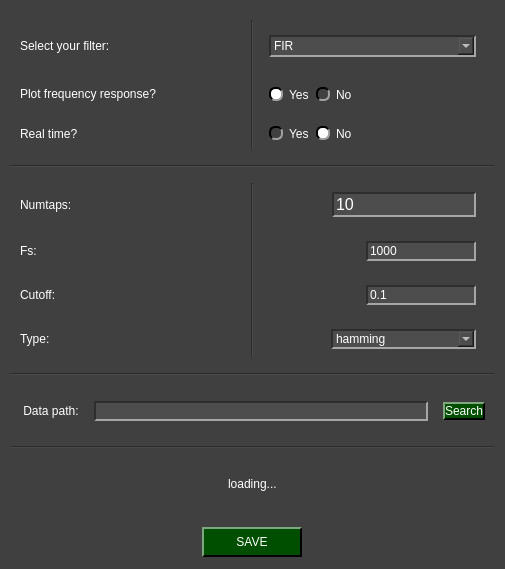
<?xml version="1.0" encoding="UTF-8"?>
<ui version="4.0">
 <class>Digitalfilters_NIDAQ_widget</class>
 <widget class="QWidget" name="Digitalfilters_NIDAQ_widget">
  <property name="geometry">
   <rect>
    <x>0</x>
    <y>0</y>
    <width>501</width>
    <height>569</height>
   </rect>
  </property>
  <property name="windowTitle">
   <string>Digital Filters</string>
  </property>
  <property name="styleSheet">
   <string notr="true">QWidget{
	background-color: rgb(64, 64, 64);
}

QTabWidget::pane { 
   border: 1px solid rgb(166, 166, 166);
}

QTabBar::tab {
  	background-color: rgb(77, 77, 77);
 }

 QTabBar::tab:selected {
  	background-color: rgb(140, 140, 140);
	padding-top: 2px;
	padding-bottom: 2px;
	padding-left: 12px;
	padding-right: 12px;
 }

 QTabBar::tab:selected:hover {
  	background-color: rgb(140, 140, 140);
	padding-top: 2px;
	padding-bottom: 2px;
	padding-left: 12px;
	padding-right: 12px;
 }

 QTabBar::tab:hover {
  	background-color: rgb(109, 109, 109);
	padding-top: 2px;
	padding-bottom: 2px;
	padding-left: 12px;
	padding-right: 12px;
 }

 QTabBar::tab:middle {
	border-right: 1px dashed rgb(166, 166, 166);
	border-left: 1px dashed rgb(166, 166, 166);
	padding-top: 2px;
	padding-bottom: 2px;
	padding-left: 12px;
	padding-right: 12px;
 }

 QTabBar::tab:last {
	border-top-right-radius: 10px;
	padding-top: 2px;
	padding-bottom: 2px;
	padding-left: 12px;
	padding-right: 12px;
 }

 QTabBar::tab:first {
	border-top-left-radius: 10px;
	padding-top: 2px;
	padding-bottom: 2px;
	padding-left: 12px;
	padding-right: 12px;
 }


QComboBox QAbstractItemView {
    background-color: rgb(77, 77, 77);
}

QComboBox QAbstractItemView::item:focus{
    background-color: rgb(140, 140, 140);
}

QDoubleSpinBox{
	background-color: rgb(77, 77, 77);
	
	border-top: 1.5px solid rgb(46, 46, 46);
	border-left: 1.5px solid rgb(46, 46, 46);

	border-bottom: 1.5px solid rgb(166, 166, 166);
	border-right: 1.5px solid rgb(166, 166, 166);
}

QDoubleSpinBox::up-button{
    image: url(:/imgs/drop_up_arrow.png);
	width: 11px;

	background-color: rgb(0, 79, 0);
	border-top: 1.5px solid rgb(127, 167, 127);
	border-left: 1.5px solid rgb(127, 167, 127);

	border-bottom: 1.5px solid rgb(0, 0, 0);
	border-right: 1.5px solid rgb(0, 0, 0);
}

QDoubleSpinBox::up-button:pressed{
	border: 2px solid rgb(255, 255, 255);
}

QDoubleSpinBox::up-button:hover{
	background-color: rgb(0, 50, 0);
}

QDoubleSpinBox::down-button{
    image: url(:/imgs/drop_down_arrow.png);
	width: 11px;

	background-color: rgb(0, 79, 0);
	border-top: 1.5px solid rgb(127, 167, 127);
	border-left: 1.5px solid rgb(127, 167, 127);

	border-bottom: 1.5px solid rgb(0, 0, 0);
	border-right: 1.5px solid rgb(0, 0, 0);
}

QDoubleSpinBox::down-button:pressed{
	border: 2px solid rgb(255, 255, 255);
}

QDoubleSpinBox::down-button:hover{
	background-color: rgb(0, 50, 0);
}

QWidget#centralwidget{
	background-color: rgb(64, 64, 64);
}

QWidget{
	color: rgb(255, 255, 255);
}

QComboBox{
	background-color: rgb(77, 77, 77);
	
	border-top: 1.5px solid rgb(46, 46, 46);
	border-left: 1.5px solid rgb(46, 46, 46);

	border-bottom: 1.5px solid rgb(166, 166, 166);
	border-right: 1.5px solid rgb(166, 166, 166);
}


QComboBox::drop-down{
	image: url(:/imgs/imgs/drop_down_arrow.png);
	width: 11px;

	background-color: rgb(0, 79, 0);
	border-top: 2px solid rgb(127, 167, 127);
	border-left: 2px solid rgb(127, 167, 127);

	border-bottom: 2px solid rgb(0, 0, 0);
	border-right: 2px solid rgb(0, 0, 0);
}

QComboBox::drop-down:hover{
	background-color: rgb(0, 50, 0);
}

QComboBox::drop-down:pressed{
	border: 2px solid rgb(255, 255, 255);
}

QPushButton{
	background-color: rgb(0, 79, 0);

	border-top: 1.5px solid rgb(127, 167, 127);
	border-left: 1.5px solid rgb(127, 167, 127);

	border-bottom: 1.5px solid rgb(0, 0, 0);
	border-right: 1.5px solid rgb(0, 0, 0);

	
	font: 12pt &quot;Helvetica&quot;;
	text-align:center;
}

QWidget{
	font: 12pt &quot;Helvetica&quot;;
}

QPushButton:hover{
	background-color: rgb(0, 50, 0);
}

QPushButton:pressed{
	border: 2px solid rgb(255, 255, 255);
}

QLineEdit{
	background-color: rgb(77, 77, 77);
	border-top: 1.5px solid rgb(46, 46, 46);
	border-left: 1.5px solid rgb(46, 46, 46);

	border-bottom: 1.5px solid rgb(166, 166, 166);
	border-right: 1.5px solid rgb(166, 166, 166);
}

QRadioButton::indicator{
	border-radius: 6px;
	border-top: 1.5px solid rgb(0, 0, 0);
	border-left: 1.5px solid rgb(0, 0, 0);

	border-bottom: 1.5px solid rgb(160, 160, 160);
	border-right: 1.5px solid rgb(160, 160, 160);
}

QRadioButton::indicator::checked{
	background-color: white;
}

QRadioButton::indicator::unchecked:hover{
	background-color: #9F9F9F;
}

QRadioButton::indicator::pressed{
	border: 1.5px solid #505050
}

QPushButton#reload_devices{
	image: url(:/imgs/imgs/reload.png);
	width: 11px;
	background-color: rgb(0, 79, 0);

	border-top: 1.5px solid rgb(127, 167, 127);
	border-left: 1.5px solid rgb(127, 167, 127);

	border-bottom: 1.5px solid rgb(0, 0, 0);
	border-right: 1.5px solid rgb(0, 0, 0);

	
	font: 12pt &quot;Helvetica&quot;;
	text-align:center;
}

QPushButton#reload_devices:hover{
	background-color: rgb(0, 50, 0);
}

QPushButton#reload_devices:pressed{
	border: 2px solid rgb(255, 255, 255);
}

QDoubleSpinBox::up-button{
    image: url(:/imgs/imgs/drop_up_arrow.png);
	width: 11px;

	background-color: rgb(0, 79, 0);
	border-top: 1.5px solid rgb(127, 167, 127);
	border-left: 1.5px solid rgb(127, 167, 127);

	border-bottom: 1.5px solid rgb(0, 0, 0);
	border-right: 1.5px solid rgb(0, 0, 0);
}

QDoubleSpinBox::up-button:pressed{
	border: 2px solid rgb(255, 255, 255);
}

QDoubleSpinBox::up-button:hover{
	background-color: rgb(0, 50, 0);
}

QDoubleSpinBox::down-button{
    image: url(:/imgs/imgs/drop_down_arrow.png);
	width: 11px;

	background-color: rgb(0, 79, 0);
	border-top: 1.5px solid rgb(127, 167, 127);
	border-left: 1.5px solid rgb(127, 167, 127);

	border-bottom: 1.5px solid rgb(0, 0, 0);
	border-right: 1.5px solid rgb(0, 0, 0);
}

QDoubleSpinBox::down-button:pressed{
	border: 2px solid rgb(255, 255, 255);
}

QDoubleSpinBox::down-button:hover{
	background-color: rgb(0, 50, 0);
}
</string>
  </property>
  <layout class="QGridLayout" name="gridLayout">
   <item row="7" column="0">
    <widget class="QWidget" name="path_widget" native="true">
     <layout class="QGridLayout" name="gridLayout_11">
      <item row="0" column="2">
       <widget class="QWidget" name="widget_9" native="true">
        <layout class="QGridLayout" name="gridLayout_12">
         <item row="0" column="0">
          <widget class="QLineEdit" name="data_line"/>
         </item>
        </layout>
       </widget>
      </item>
      <item row="0" column="3">
       <widget class="QPushButton" name="search_button">
        <property name="text">
         <string>Search</string>
        </property>
       </widget>
      </item>
      <item row="0" column="0">
       <widget class="QLabel" name="label_9">
        <property name="toolTip">
         <string>&lt;html&gt;&lt;head/&gt;&lt;body&gt;&lt;p&gt;&lt;span style=&quot; font-style:italic;&quot;&gt;Please, select the path that contains time and data files&lt;/span&gt;&lt;/p&gt;&lt;/body&gt;&lt;/html&gt;</string>
        </property>
        <property name="whatsThis">
         <string>&lt;html&gt;&lt;head/&gt;&lt;body&gt;&lt;p&gt;Chosee&lt;/p&gt;&lt;/body&gt;&lt;/html&gt;</string>
        </property>
        <property name="text">
         <string> Data path:</string>
        </property>
       </widget>
      </item>
     </layout>
    </widget>
   </item>
   <item row="10" column="0">
    <widget class="QWidget" name="widget_6" native="true">
     <property name="minimumSize">
      <size>
       <width>0</width>
       <height>40</height>
      </size>
     </property>
     <property name="maximumSize">
      <size>
       <width>16777215</width>
       <height>40</height>
      </size>
     </property>
     <layout class="QGridLayout" name="gridLayout_7">
      <item row="0" column="0">
       <widget class="QPushButton" name="save_button">
        <property name="minimumSize">
         <size>
          <width>0</width>
          <height>30</height>
         </size>
        </property>
        <property name="maximumSize">
         <size>
          <width>100</width>
          <height>30</height>
         </size>
        </property>
        <property name="text">
         <string>SAVE</string>
        </property>
       </widget>
      </item>
     </layout>
    </widget>
   </item>
   <item row="3" column="0">
    <widget class="QWidget" name="left_side" native="true">
     <property name="minimumSize">
      <size>
       <width>483</width>
       <height>0</height>
      </size>
     </property>
     <layout class="QGridLayout" name="gridLayout_2">
      <item row="0" column="1" rowspan="5">
       <widget class="Line" name="line_7">
        <property name="orientation">
         <enum>Qt::Vertical</enum>
        </property>
       </widget>
      </item>
      <item row="1" column="2">
       <widget class="QWidget" name="widget_4" native="true">
        <layout class="QGridLayout" name="gridLayout_6">
         <item row="0" column="0">
          <widget class="QComboBox" name="type_filter">
           <property name="minimumSize">
            <size>
             <width>0</width>
             <height>22</height>
            </size>
           </property>
           <property name="maximumSize">
            <size>
             <width>16777215</width>
             <height>22</height>
            </size>
           </property>
           <item>
            <property name="text">
             <string>FIR</string>
            </property>
           </item>
           <item>
            <property name="text">
             <string>IIR</string>
            </property>
           </item>
          </widget>
         </item>
        </layout>
       </widget>
      </item>
      <item row="1" column="0">
       <widget class="QLabel" name="label_4">
        <property name="minimumSize">
         <size>
          <width>0</width>
          <height>30</height>
         </size>
        </property>
        <property name="maximumSize">
         <size>
          <width>16777215</width>
          <height>30</height>
         </size>
        </property>
        <property name="text">
         <string>Select your filter:</string>
        </property>
       </widget>
      </item>
      <item row="4" column="2" alignment="Qt::AlignLeft">
       <widget class="QWidget" name="widget_8" native="true">
        <layout class="QHBoxLayout" name="horizontalLayout_2">
         <item alignment="Qt::AlignLeft">
          <widget class="QRadioButton" name="yes_rt">
           <property name="text">
            <string>Yes</string>
           </property>
           <attribute name="buttonGroup">
            <string notr="true">real_time_radio</string>
           </attribute>
          </widget>
         </item>
         <item>
          <widget class="QRadioButton" name="no_rt">
           <property name="text">
            <string>No</string>
           </property>
           <property name="checked">
            <bool>true</bool>
           </property>
           <attribute name="buttonGroup">
            <string notr="true">real_time_radio</string>
           </attribute>
          </widget>
         </item>
        </layout>
       </widget>
      </item>
      <item row="3" column="0">
       <widget class="QLabel" name="label_5">
        <property name="minimumSize">
         <size>
          <width>0</width>
          <height>30</height>
         </size>
        </property>
        <property name="maximumSize">
         <size>
          <width>16777215</width>
          <height>30</height>
         </size>
        </property>
        <property name="text">
         <string>Plot frequency response?</string>
        </property>
       </widget>
      </item>
      <item row="3" column="2" alignment="Qt::AlignLeft">
       <widget class="QWidget" name="widget_5" native="true">
        <layout class="QHBoxLayout" name="horizontalLayout">
         <item>
          <widget class="QRadioButton" name="yes_fr">
           <property name="text">
            <string>Yes</string>
           </property>
           <property name="checked">
            <bool>true</bool>
           </property>
           <attribute name="buttonGroup">
            <string notr="true">ratio_fr</string>
           </attribute>
          </widget>
         </item>
         <item>
          <widget class="QRadioButton" name="no_fr">
           <property name="text">
            <string>No</string>
           </property>
           <attribute name="buttonGroup">
            <string notr="true">ratio_fr</string>
           </attribute>
          </widget>
         </item>
        </layout>
       </widget>
      </item>
      <item row="4" column="0">
       <widget class="QLabel" name="label_8">
        <property name="text">
         <string>Real time?</string>
        </property>
       </widget>
      </item>
     </layout>
    </widget>
   </item>
   <item row="5" column="0">
    <widget class="QWidget" name="fir_widget" native="true">
     <layout class="QGridLayout" name="gridLayout_3">
      <item row="4" column="2">
       <widget class="QWidget" name="widget" native="true">
        <layout class="QGridLayout" name="gridLayout_10">
         <item row="1" column="0" alignment="Qt::AlignRight">
          <widget class="QComboBox" name="comboBox">
           <property name="minimumSize">
            <size>
             <width>145</width>
             <height>0</height>
            </size>
           </property>
           <property name="maximumSize">
            <size>
             <width>300</width>
             <height>16777215</height>
            </size>
           </property>
           <item>
            <property name="text">
             <string>hamming</string>
            </property>
           </item>
           <item>
            <property name="text">
             <string>Haming</string>
            </property>
           </item>
          </widget>
         </item>
        </layout>
       </widget>
      </item>
      <item row="4" column="0">
       <widget class="QLabel" name="label_7">
        <property name="text">
         <string>Type:</string>
        </property>
       </widget>
      </item>
      <item row="2" column="2">
       <widget class="QWidget" name="widget_3" native="true">
        <layout class="QGridLayout" name="gridLayout_5">
         <item row="0" column="0" alignment="Qt::AlignRight">
          <widget class="QLineEdit" name="fs_fir">
           <property name="text">
            <string>1000</string>
           </property>
          </widget>
         </item>
        </layout>
       </widget>
      </item>
      <item row="3" column="0">
       <widget class="QLabel" name="label_3">
        <property name="text">
         <string>Cutoff:</string>
        </property>
       </widget>
      </item>
      <item row="1" column="2">
       <widget class="QWidget" name="widget_2" native="true">
        <layout class="QGridLayout" name="gridLayout_4">
         <item row="0" column="0" alignment="Qt::AlignRight">
          <widget class="QLineEdit" name="numtaps_fir">
           <property name="font">
            <font>
             <family>Helvetica</family>
             <pointsize>12</pointsize>
             <italic>false</italic>
             <bold>false</bold>
            </font>
           </property>
           <property name="text">
            <string>10</string>
           </property>
          </widget>
         </item>
        </layout>
       </widget>
      </item>
      <item row="2" column="0">
       <widget class="QLabel" name="label_2">
        <property name="text">
         <string>Fs:</string>
        </property>
       </widget>
      </item>
      <item row="1" column="0">
       <widget class="QLabel" name="label">
        <property name="text">
         <string>Numtaps:</string>
        </property>
       </widget>
      </item>
      <item row="3" column="2" alignment="Qt::AlignRight">
       <widget class="QWidget" name="widget_7" native="true">
        <layout class="QGridLayout" name="gridLayout_8">
         <item row="0" column="0">
          <widget class="QLineEdit" name="cutoff_fir">
           <property name="text">
            <string>0.1</string>
           </property>
          </widget>
         </item>
        </layout>
       </widget>
      </item>
      <item row="1" column="1" rowspan="4">
       <widget class="Line" name="line_3">
        <property name="orientation">
         <enum>Qt::Vertical</enum>
        </property>
       </widget>
      </item>
     </layout>
    </widget>
   </item>
   <item row="6" column="0">
    <widget class="Line" name="line">
     <property name="orientation">
      <enum>Qt::Horizontal</enum>
     </property>
    </widget>
   </item>
   <item row="9" column="0">
    <widget class="QWidget" name="iir_widget" native="true">
     <layout class="QGridLayout" name="gridLayout_9">
      <item row="0" column="0" alignment="Qt::AlignHCenter">
       <widget class="QLabel" name="label_6">
        <property name="text">
         <string>loading...</string>
        </property>
       </widget>
      </item>
     </layout>
    </widget>
   </item>
   <item row="4" column="0">
    <widget class="Line" name="line_2">
     <property name="orientation">
      <enum>Qt::Horizontal</enum>
     </property>
    </widget>
   </item>
   <item row="8" column="0">
    <widget class="Line" name="line_4">
     <property name="orientation">
      <enum>Qt::Horizontal</enum>
     </property>
    </widget>
   </item>
  </layout>
 </widget>
 <resources>
  <include location="resources_1.qrc"/>
 </resources>
 <connections/>
 <buttongroups>
  <buttongroup name="ratio_fr"/>
  <buttongroup name="real_time_radio"/>
 </buttongroups>
</ui>
